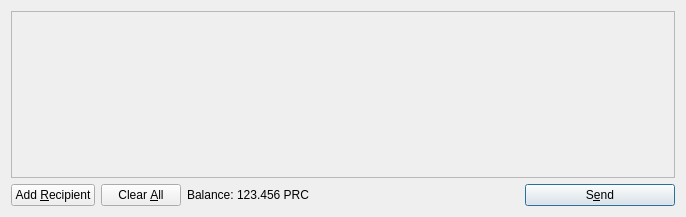
<?xml version="1.0" encoding="UTF-8"?>
<ui version="4.0">
 <class>SendCoinsDialog</class>
 <widget class="QDialog" name="SendCoinsDialog">
  <property name="geometry">
   <rect>
    <x>0</x>
    <y>0</y>
    <width>686</width>
    <height>217</height>
   </rect>
  </property>
  <property name="windowTitle">
   <string>Send Coins</string>
  </property>
  <layout class="QVBoxLayout" name="verticalLayout">
   <item>
    <widget class="QScrollArea" name="scrollArea">
     <property name="widgetResizable">
      <bool>true</bool>
     </property>
     <widget class="QWidget" name="scrollAreaWidgetContents">
      <property name="geometry">
       <rect>
        <x>0</x>
        <y>0</y>
        <width>666</width>
        <height>165</height>
       </rect>
      </property>
      <layout class="QVBoxLayout" name="verticalLayout_2">
       <property name="margin">
        <number>0</number>
       </property>
       <item>
        <layout class="QVBoxLayout" name="entries">
         <property name="spacing">
          <number>6</number>
         </property>
        </layout>
       </item>
       <item>
        <spacer name="verticalSpacer">
         <property name="orientation">
          <enum>Qt::Vertical</enum>
         </property>
         <property name="sizeHint" stdset="0">
          <size>
           <width>20</width>
           <height>40</height>
          </size>
         </property>
        </spacer>
       </item>
      </layout>
     </widget>
    </widget>
   </item>
   <item>
    <layout class="QHBoxLayout" name="horizontalLayout">
     <item>
      <widget class="QPushButton" name="addButton">
       <property name="toolTip">
        <string>Send to multiple recipients at once</string>
       </property>
       <property name="text">
        <string>Add &amp;Recipient</string>
       </property>
       <property name="icon">
        <iconset resource="../bitcoin.qrc">
         <normaloff>:/icons/add</normaloff>:/icons/add</iconset>
       </property>
       <property name="autoDefault">
        <bool>false</bool>
       </property>
      </widget>
     </item>
     <item>
      <widget class="QPushButton" name="clearButton">
       <property name="sizePolicy">
        <sizepolicy hsizetype="Minimum" vsizetype="Fixed">
         <horstretch>0</horstretch>
         <verstretch>0</verstretch>
        </sizepolicy>
       </property>
       <property name="toolTip">
        <string>Remove all transaction fields</string>
       </property>
       <property name="text">
        <string>Clear &amp;All</string>
       </property>
       <property name="icon">
        <iconset resource="../bitcoin.qrc">
         <normaloff>:/icons/remove</normaloff>:/icons/remove</iconset>
       </property>
       <property name="autoRepeatDelay">
        <number>300</number>
       </property>
       <property name="autoDefault">
        <bool>false</bool>
       </property>
      </widget>
     </item>
     <item>
      <layout class="QHBoxLayout" name="horizontalLayout_2">
       <property name="spacing">
        <number>3</number>
       </property>
       <item>
        <widget class="QLabel" name="label">
         <property name="text">
          <string>Balance:</string>
         </property>
        </widget>
       </item>
       <item>
        <widget class="QLabel" name="labelBalance">
         <property name="cursor">
          <cursorShape>IBeamCursor</cursorShape>
         </property>
         <property name="text">
          <string>123.456 PRC</string>
         </property>
         <property name="textInteractionFlags">
          <set>Qt::LinksAccessibleByMouse|Qt::TextSelectableByKeyboard|Qt::TextSelectableByMouse</set>
         </property>
        </widget>
       </item>
      </layout>
     </item>
     <item>
      <spacer name="horizontalSpacer">
       <property name="orientation">
        <enum>Qt::Horizontal</enum>
       </property>
       <property name="sizeHint" stdset="0">
        <size>
         <width>40</width>
         <height>20</height>
        </size>
       </property>
      </spacer>
     </item>
     <item>
      <widget class="QPushButton" name="sendButton">
       <property name="minimumSize">
        <size>
         <width>150</width>
         <height>0</height>
        </size>
       </property>
       <property name="toolTip">
        <string>Confirm the send action</string>
       </property>
       <property name="text">
        <string>S&amp;end</string>
       </property>
       <property name="icon">
        <iconset resource="../bitcoin.qrc">
         <normaloff>:/icons/send</normaloff>:/icons/send</iconset>
       </property>
       <property name="default">
        <bool>true</bool>
       </property>
      </widget>
     </item>
    </layout>
   </item>
  </layout>
 </widget>
 <resources>
  <include location="../bitcoin.qrc"/>
 </resources>
 <connections/>
</ui>
